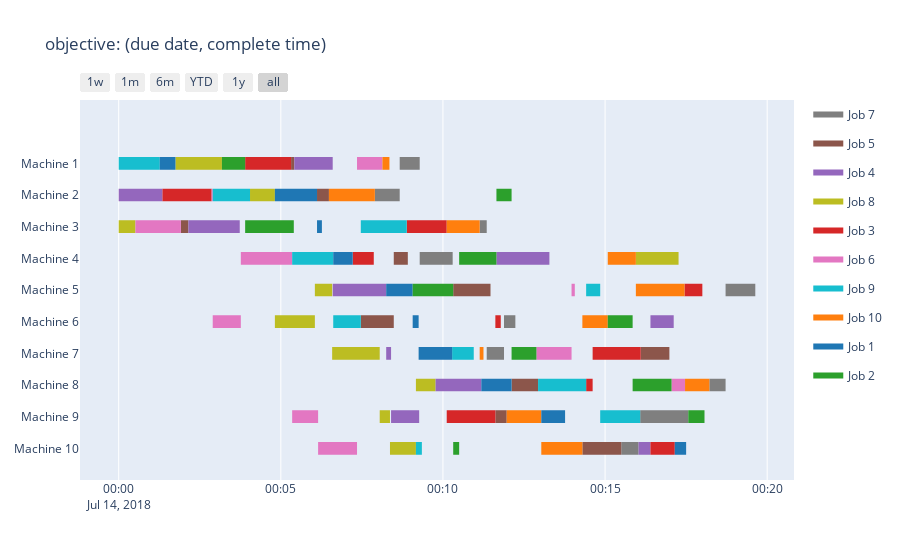

Notebook source saved alongside this figure:
### Code cell
fig.update_layout(
    title = "objective: (due date, complete time)"
)
fig.show()
